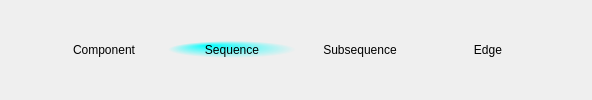
  <widget class="QDockWidget" name="DOCK_EDIT">
   <property name="styleSheet">
    <string notr="true">QToolButton { border:0px; background: transparent; } QToolButton::checked { background: qradialgradient(spread:pad, cx:0.5, cy:0.5, radius:0.5, fx:0.302704, fy:0.267045, stop:0 rgba(0, 255, 255, 255), stop:1 rgba(0, 0, 0, 0)); }</string>
   </property>
   <property name="windowTitle">
    <string>Edit mode</string>
   </property>
   <attribute name="dockWidgetArea">
    <number>4</number>
   </attribute>
   <widget class="QWidget" name="dockWidgetContents_8">
    <layout class="QHBoxLayout" name="horizontalLayout">
     <property name="spacing">
      <number>0</number>
     </property>
     <property name="leftMargin">
      <number>0</number>
     </property>
     <property name="topMargin">
      <number>0</number>
     </property>
     <property name="rightMargin">
      <number>0</number>
     </property>
     <property name="bottomMargin">
      <number>0</number>
     </property>
     <item>
      <spacer name="horizontalSpacer">
       <property name="orientation">
        <enum>Qt::Horizontal</enum>
       </property>
       <property name="sizeHint" stdset="0">
        <size>
         <width>40</width>
         <height>20</height>
        </size>
       </property>
      </spacer>
     </item>
     <item>
      <widget class="QToolButton" name="BTN_SEL_COMPONENT_">
       <property name="minimumSize">
        <size>
         <width>128</width>
         <height>0</height>
        </size>
       </property>
       <property name="maximumSize">
        <size>
         <width>128</width>
         <height>16777215</height>
        </size>
       </property>
       <property name="statusTip">
        <string>Remove sequence</string>
       </property>
       <property name="text">
        <string>Component</string>
       </property>
       <property name="icon">
        <iconset resource="../resources.qrc">
         <normaloff>:/Images/Resources/compartmentalise.svg</normaloff>:/Images/Resources/compartmentalise.svg</iconset>
       </property>
       <property name="checkable">
        <bool>true</bool>
       </property>
       <property name="toolButtonStyle">
        <enum>Qt::ToolButtonTextUnderIcon</enum>
       </property>
      </widget>
     </item>
     <item>
      <widget class="QToolButton" name="BTN_SEL_SEQUENCE_">
       <property name="minimumSize">
        <size>
         <width>128</width>
         <height>0</height>
        </size>
       </property>
       <property name="maximumSize">
        <size>
         <width>128</width>
         <height>16777215</height>
        </size>
       </property>
       <property name="statusTip">
        <string>Remove sequence</string>
       </property>
       <property name="text">
        <string>Sequence</string>
       </property>
       <property name="icon">
        <iconset resource="../resources.qrc">
         <normaloff>:/Images/Resources/sequence.svg</normaloff>:/Images/Resources/sequence.svg</iconset>
       </property>
       <property name="checkable">
        <bool>true</bool>
       </property>
       <property name="checked">
        <bool>true</bool>
       </property>
       <property name="toolButtonStyle">
        <enum>Qt::ToolButtonTextUnderIcon</enum>
       </property>
      </widget>
     </item>
     <item>
      <widget class="QToolButton" name="BTN_SEL_SUBSEQUENCE_">
       <property name="minimumSize">
        <size>
         <width>128</width>
         <height>0</height>
        </size>
       </property>
       <property name="maximumSize">
        <size>
         <width>128</width>
         <height>16777215</height>
        </size>
       </property>
       <property name="statusTip">
        <string>Remove (merge) splits</string>
       </property>
       <property name="text">
        <string>Subsequence</string>
       </property>
       <property name="icon">
        <iconset resource="../resources.qrc">
         <normaloff>:/Images/Resources/subsequence.svg</normaloff>:/Images/Resources/subsequence.svg</iconset>
       </property>
       <property name="checkable">
        <bool>true</bool>
       </property>
       <property name="toolButtonStyle">
        <enum>Qt::ToolButtonTextUnderIcon</enum>
       </property>
      </widget>
     </item>
     <item>
      <widget class="QToolButton" name="BTN_SEL_EDGE_">
       <property name="minimumSize">
        <size>
         <width>128</width>
         <height>0</height>
        </size>
       </property>
       <property name="maximumSize">
        <size>
         <width>128</width>
         <height>16777215</height>
        </size>
       </property>
       <property name="statusTip">
        <string>Remove edge</string>
       </property>
       <property name="text">
        <string>Edge</string>
       </property>
       <property name="icon">
        <iconset resource="../resources.qrc">
         <normaloff>:/Images/Resources/edge.svg</normaloff>:/Images/Resources/edge.svg</iconset>
       </property>
       <property name="checkable">
        <bool>true</bool>
       </property>
       <property name="toolButtonStyle">
        <enum>Qt::ToolButtonTextUnderIcon</enum>
       </property>
      </widget>
     </item>
     <item>
      <spacer name="horizontalSpacer_2">
       <property name="orientation">
        <enum>Qt::Horizontal</enum>
       </property>
       <property name="sizeHint" stdset="0">
        <size>
         <width>40</width>
         <height>20</height>
        </size>
       </property>
      </spacer>
     </item>
    </layout>
   </widget>
  </widget>
